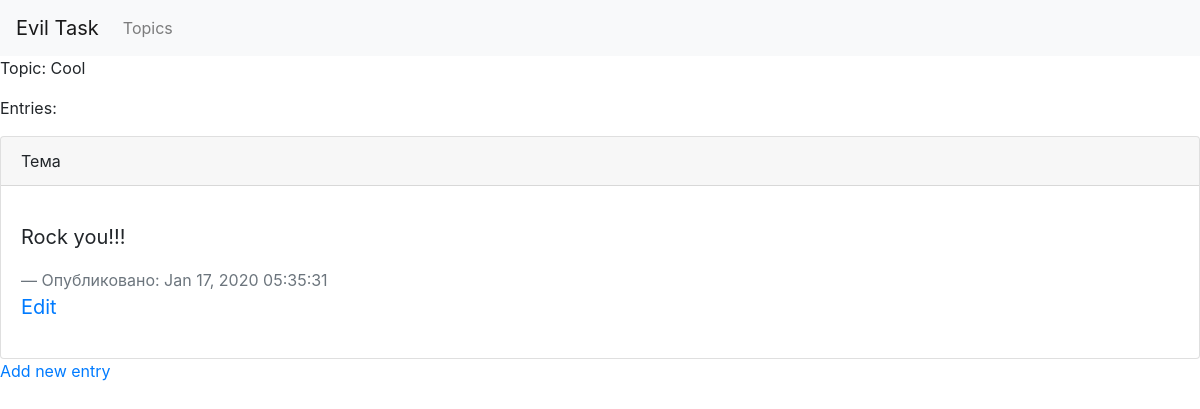
/topics/5/, run on an earlier commit of the app's database.
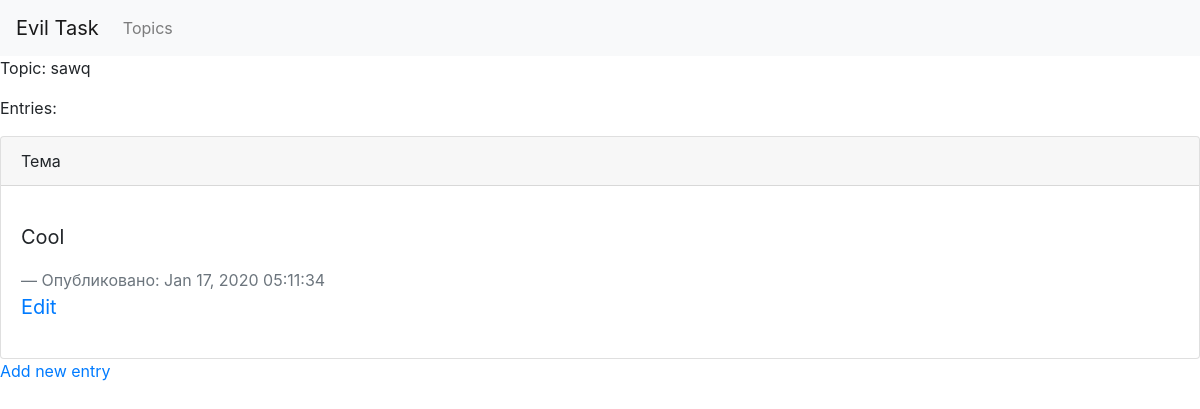
And on a later commit of the database.
### Main/models.py (models this page shows, shortened)
class Topic(models.Model):
    text = models.CharField(max_length=150)
    data_added = models.DateTimeField(auto_now_add=True)
    def __str__(self):
        return self.text

class Entry(models.Model):
    topic = models.ForeignKey(Topic, on_delete=models.CASCADE)
    text = models.TextField()
    data_added = models.DateTimeField(auto_now_add=True)
    class Meta:
        verbose_name_plural = 'entries'

### Main/views.py (the view)
# urls.py: re_path(r'^topics/(?P<topic_id>\d+)/$', get_topic, name='topic'),
def get_topic(requests, topic_id):
    topic = Topic.objects.get(id=topic_id)
    entries = topic.entry_set.order_by('-data_added')
    return render(requests, 'topic.html', context={'topic':topic, 'entries':entries})

### templates/topic.html
{% extends 'base.html' %}
{% block content %}
    <p>Topic: {{ topic }}</p>
    <P>Entries: </P>
    {% for entry in entries %}
        <div class="card">
  <div class="card-header">
    Тема
  </div>
  <div class="card-body">
    <blockquote class="blockquote mb-0">
      <p>{{ entry.text|linebreaks }}</p>
      <footer class="blockquote-footer">Опубликовано: {{ entry.data_added|date:'M d, Y h:i:s'}}</footer>
      <p>
          <a href="{% url 'Main:edit_entry' entry.id %}">Edit</a>
      </p>
    </blockquote>
  </div>
</div>
        {% empty %}
            <li>There are no entries for this topic yet.</li>
    {% endfor %}
    <a href="{% url 'Main:create_entry' topic.id %}">Add new entry</a>
{% endblock %}

### templates/base.html (shortened to what this page needs)
<!DOCTYPE html>
<html lang="en">
<head>
    <link rel="stylesheet" href="https://stackpath.bootstrapcdn.com/bootstrap/4.4.1/css/bootstrap.min.css">
</head>
<body>
<div id="Navbar">
   <nav class="navbar navbar-expand-lg navbar-light bg-light">
  <a class="navbar-brand" href="{% url 'Main:index' %}">Evil Task</a>
  <div class="collapse navbar-collapse" id="navbarNav">
    <ul class="navbar-nav">
      <li class="nav-item">
        <a class="nav-link" href="{% url 'Main:topics' %}">Topics</a>
      </li>
    </ul>
  </div>
</nav>
</div>
{% block content %}
{% endblock %}
</body>
</html>

What changed in the data, as far as the page shows it:
removed Entry: text "Rock you!!!", data_added "Jan 17, 2020 05:35:31"
changed Topic: text "Cool" → "sawq"
added Entry: text "Cool", data_added "Jan 17, 2020 05:11:34"
